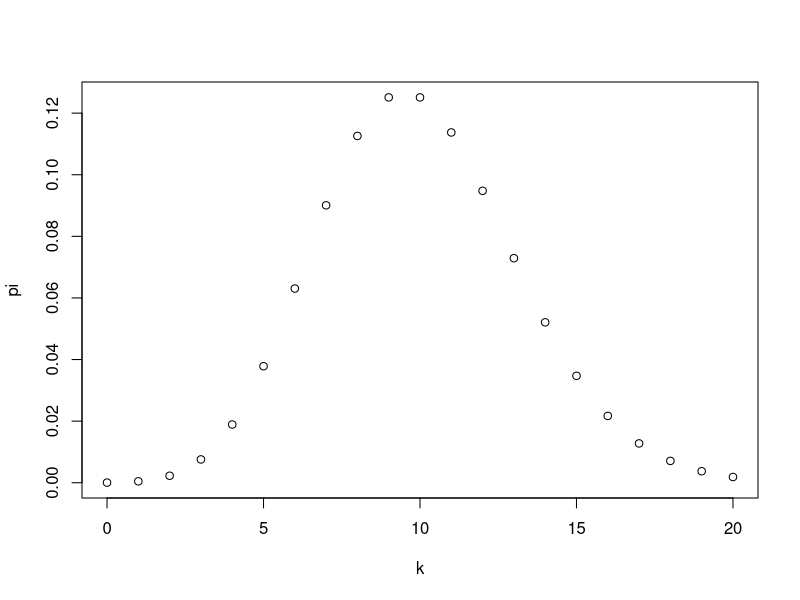

R code for this plot:
#rozkład Poissona - liczba sukcesow w czasie t
lambda=10 #dla rozkladu dwumianowego lambda=n*p musi byc liczba calkowita
n=20
k=(0:n)
RP=data.frame(k,pi=dpois(k,lambda))#rozkład prawdopodobieństwa
plot(RP)
EX=lambda #wartość oczekiwana
EX
D2X=lambda#wariancja
D2X

#liczba zajetych linii
PA=dpois(12,lambda)
PA
#mniej niz 2 zajete linie
PB=ppois(8,lambda)
PB
#wiecej niz 10 zajetych linii
PC=1-ppois(15,lambda)
PC
#od 1 do 4 zajetych linii
PD=ppois(4,lambda)-ppois(0,lambda)
PD
#kwantyl rzedu p=0.9
rzad=0.7
qpois(rzad,lambda)
